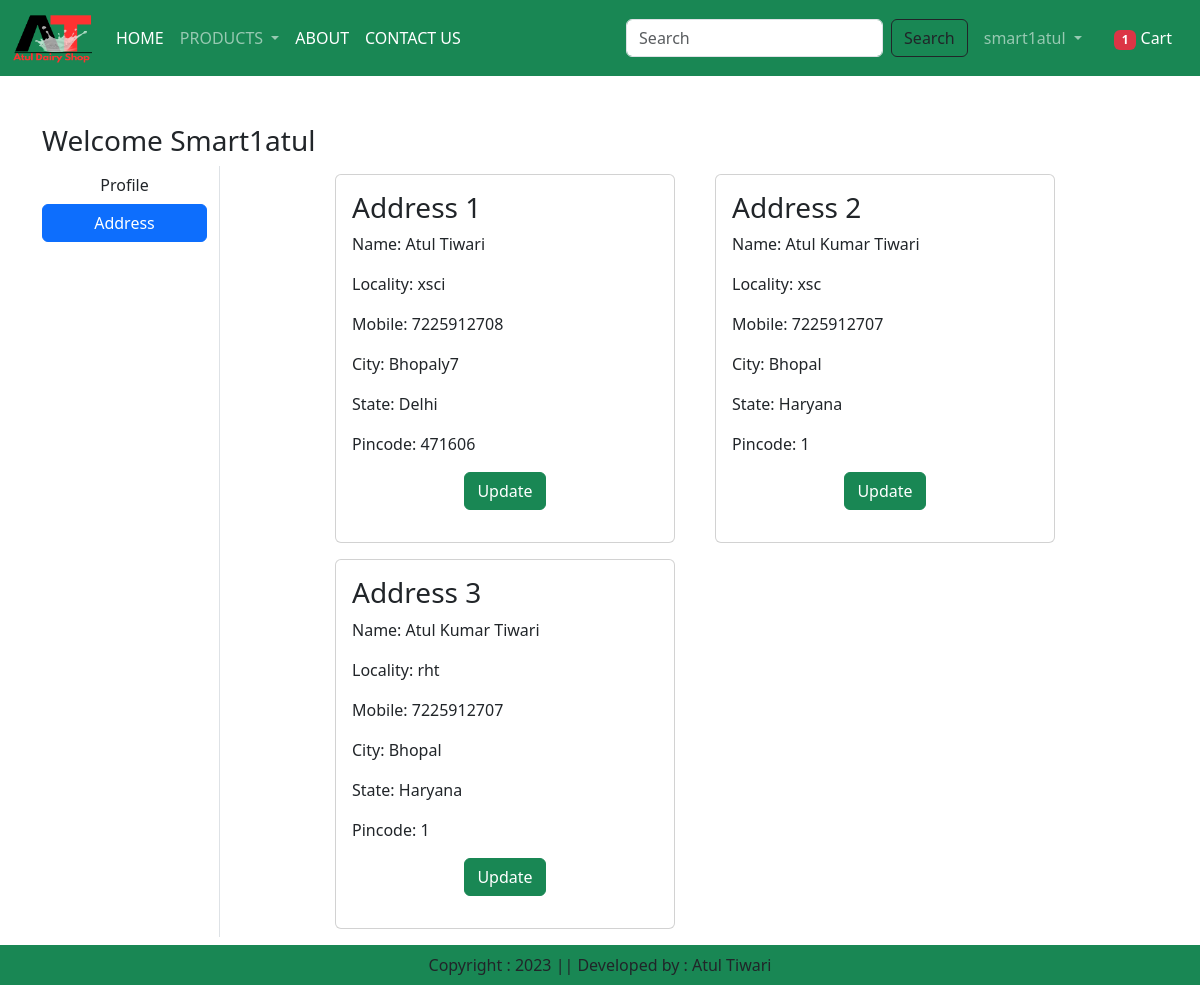
The page /address/ (signed in) on the database its author committed.
### app/models.py (models this page shows, shortened)
class Customer(models.Model):
    user = models.ForeignKey(User,on_delete=models.CASCADE)
    name = models.CharField(max_length=200)
    locality = models.CharField(max_length=200)
    city = models.CharField(max_length=50)
    mobile = models.IntegerField(default=0)
    zipcode = models.IntegerField()
    state = models.CharField(choices=STATE_CHOICES,max_length=100)

### app/views.py (the view)
# urls.py: path('address/', views.address,name='address'),
@login_required
def address(request):
    add = Customer.objects.filter(user=request.user)
    totalitem = 0
    if request.user.is_authenticated:
            totalitem = len(Cart.objects.filter(user=request.user))
    return render(request, 'app/address.html',locals())

### app/templates/app/address.html (shortened to what this page needs)
{% extends 'app/base.html' %}
{% load static %}
{% block main-content %}
    <div class="container my-5">
        <div class="row">
                <h3>Welcome <span class="text-capitalize">{{request.user}}</span></h3>
            <div class="col-sm-2 border-end">
                <ul class="list-unstyled">
                    <li class="d-grid"><a href="{% url 'profile' %}" class="btn">Profile</a></li>
                    <li class="d-grid"><a href="{% url 'address' %}" class="btn btn-primary">Address</Address></a></li>
                </ul>
            </div>
            <div class="col-sm-8 offset-sm-1">
                <div class="row">
                    {% for ad in add %}
                        <div class="col-sm-6">
                            <div class="card m-2">
                                <div class="card-body">
                                    <h3>Address {{forloop.counter}}</h3>
                                    <p>Name: {{ad.name}}</p>
                                    <p>Locality: {{ad.locality}}</p>
                                    <p>Mobile: {{ad.mobile}}</p>
                                    <p>City: {{ad.city}}</p>
                                    <p>State: {{ad.state}}</p>
                                    <p>Pincode: {{ad.zipcode}}</p>
                                    <p class="text-center"> <a href="{% url 'updateAddress' pk=ad.id %}" type="button" class="btn btn-success">Update</a></p>
                                </div>
                            </div>
                        </div>
                    {% endfor %}
                </div>
            </div>
        </div>
    </div>
{% endblock main-content %}

### app/templates/app/base.html (shortened to what this page needs)
<!DOCTYPE html>
{% load static %}
<html lang="en">
<head>
    <link href="https://cdn.jsdelivr.net/npm/bootstrap@5.3.0-alpha3/dist/css/bootstrap.min.css" rel="stylesheet">
    <link rel="stylesheet" href="{% static 'app/css/owl.carousel.min.css' %}">
    <link rel="stylesheet" href="{% static 'app/css/all.min.css' %}">
    <link rel="stylesheet" href="{% static 'app/css/style.css' %}">
</head>
<body>
    <nav class="navbar navbar-expand-lg navbar-dark bg-success">
        <div class="container-fluid">
          <a class="navbar-brand" href="/">
            <img src="{% static 'app/images/Atul.png' %}" width="80" height="50" />
          </a>
          <div class="collapse navbar-collapse" id="navbarSupportedContent">
            <ul class="navbar-nav me-auto mb-2 mb-lg-0">
              {% if request.user.is_authenticated %}
                <a class="nav-link active" aria-current="page" href="/">HOME</a>
              <li class="nav-item dropdown">
                <a class="nav-link dropdown-toggle" href="#" role="button" data-bs-toggle="dropdown" aria-expanded="false">
                  PRODUCTS
                </a>
              </li>
              <li class="nav-item">
                <a class="nav-link text-white" href="{% url 'about' %}">ABOUT</a>
              </li>
              <li class="nav-item">
                <a class="nav-link text-white" href="{% url 'contact' %}">CONTACT US</a>
              </li>
            </ul>
            <form class="d-flex" role="search" action="/search/" method="get">
              <input class="form-control me-2" type="text" placeholder="Search" name="query" id="query" aria-label="Search">
              <button class="btn btn-outline-dark" type="submit">Search</button>
            </form>
          </div>
          <ul class="navbar-nav me-auto mb-2 mb-lg-0">
            <li class="nav-item dropdown mx-2">
                <a class="nav-link dropdown-toggle" href="#" role="button" data-bs-toggle="dropdown" aria-expanded="false">
                  {{request.user}}
                </a>
            </li>
            <li class="nav-item dropdown mx-2">
                <a href="{% url 'showcart' %}" class="nav-link text-white"><span class="badge bg-danger">
                  {% if totalitem > 0 %}{{totalitem}}{% endif %}
                </span> Cart</a>
            </li>
            {% endif %}
          </ul>
        </div>
      </nav>
      {% block main-content %}{% endblock main-content %}
      <footer class="container-fluid fixed-bottom bg-success text-center p-2 mt-5">
        Copyright : 2023 || Developed by : Atul Tiwari
      </footer>
</body>
</html>

### rows shown on the page
Customer: name "Atul Tiwari", locality "xsci", mobile "7225912708", city "Bhopaly7", state "Delhi", zipcode "471606"
Customer: name "Atul Kumar Tiwari", locality "xsc", mobile "7225912707", city "Bhopal", state "Haryana", zipcode "1"
Customer: name "Atul Kumar Tiwari", locality "rht", mobile "7225912707", city "Bhopal", state "Haryana", zipcode "1"

### other values the page prints
{{ request.user }} "smart1atul"
{{ totalitem }} "1"
{{ request.user }} "Smart1atul"
